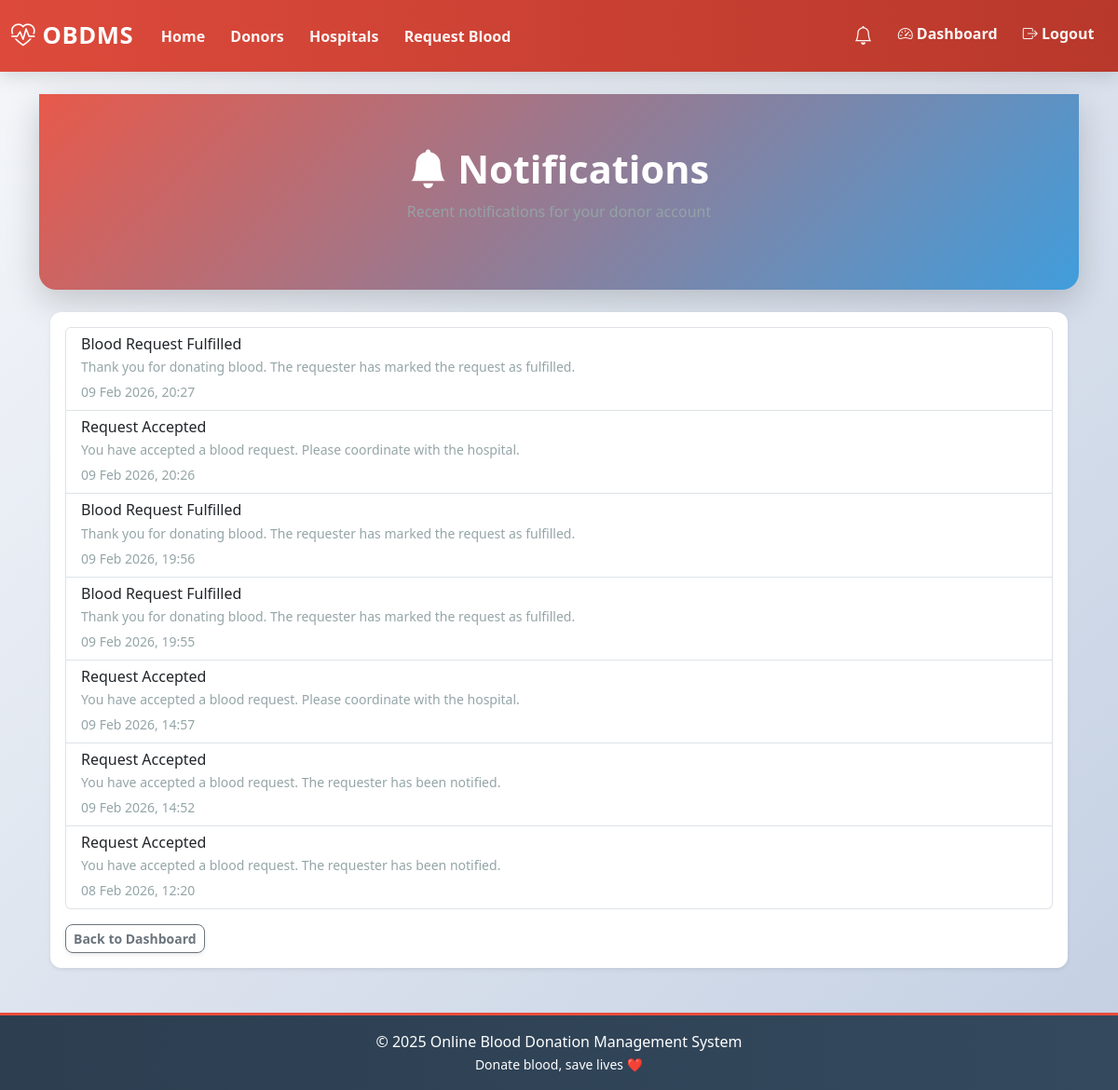
The app's page /donors/notifications/ (signed in) with its own data.
### donors/models.py (models this page shows, shortened)
class DonorNotification(models.Model):
    donor = models.ForeignKey(
        Donor,
        on_delete=models.CASCADE,
        related_name="notifications",
    )
    title = models.CharField(max_length=200)
    message = models.TextField()
    is_read = models.BooleanField(default=False)
    created_at = models.DateTimeField(auto_now_add=True)
    class Meta:
        ordering = ["-created_at"]

### donors/views.py (the view)
@login_required
def donor_notifications(request):
    donor = get_object_or_404(Donor, user=request.user)
    notifications = donor.notifications.all()
    notifications.filter(is_read=False).update(is_read=True)
    return render(
        request,
        "donor/notifications.html",
        {"notifications": notifications},
    )

### templates/donor/notifications.html (shortened to what this page needs)
{% extends "base.html" %}
{% block content %}
<div class="page-header mb-4">
  <h1><i class="bi bi-bell-fill"></i> Notifications</h1>
  <p class="text-muted">Recent notifications for your donor account</p>
</div>
<div class="container mb-5">
  <div class="card shadow-sm">
    <div class="card-body">
      {% if notifications %}
        <div class="list-group">
          {% for n in notifications %}
            <div class="list-group-item d-flex justify-content-between align-items-start">
              <div>
                <h6 class="mb-1">{{ n.title }}</h6>
                <p class="mb-1 text-muted small">{{ n.message }}</p>
                <small class="text-muted">{{ n.created_at|date:"d M Y, H:i" }}</small>
              </div>
            </div>
          {% endfor %}
        </div>
      {% else %}
        <div class="alert alert-info">No notifications.</div>
      {% endif %}
      <div class="mt-3">
        <a href="{% url 'donors:donor-dashboard' %}" class="btn btn-outline-secondary btn-sm">Back to Dashboard</a>
      </div>
    </div>
  </div>
</div>
{% endblock %}

### static/style.css (style rules this page uses)
:root { --primary-color: #e74c3c; --secondary-color: #3498db; --success-color: #27ae60; --warning-color: #f39c12; --danger-color: #e74c3c; --light-color: #ecf0f1; --dark-color: #2c3e50; --gradient-primary: linear-gradient(135deg, #e74c3c, #c0392b); --gradient-secondary: linear-gradient(135deg, #3498db, #2980b9); --gradient-success: linear-gradient(135deg, #27ae60, #229954); --shadow-sm: 0 2px 4px rgba(0,0,0,.08); --shadow-md: 0 6px 18px rgba(0,0,0,.12); --shadow-lg: 0 12px 36px rgba(0,0,0,.18); --transition: all .28s cubic-bezier(.4,0,.2,1); }
* { margin: 0; padding: 0; box-sizing: border-box; }
html, body { font-family: "Segoe UI", system-ui, sans-serif; background: linear-gradient(135deg, #f5f7fa, #c3cfe2); min-height: 100vh; color: var(--dark-color); }
.page-header, .hero { background: linear-gradient(135deg, rgba(231,76,60,.92), rgba(52,152,219,.92)); color: #fff; padding: 3.5rem 1.5rem; text-align: center; border-radius: 0 0 18px 18px; box-shadow: var(--shadow-lg); margin-bottom: 2rem; }
.page-header h1, .hero h1 { font-size: 2.6rem; font-weight: 800; }
.page-header p, .hero p { opacity: .95; }
.card { border: none; border-radius: 12px; box-shadow: var(--shadow-md); transition: var(--transition); overflow: hidden; }
.btn { border-radius: 8px; font-weight: 700; transition: var(--transition); box-shadow: var(--shadow-sm); }
.text-muted { color: #95a5a6 !important; }

### records on screen
DonorNotification: title "Blood Request Fulfilled", message "Thank you for donating blood. The requester has marked the request as fulfilled.", created_at "09 Feb 2026, 20:27"
DonorNotification: title "Request Accepted", message "You have accepted a blood request. Please coordinate with the hospital.", created_at "09 Feb 2026, 20:26"
DonorNotification: title "Blood Request Fulfilled", message "Thank you for donating blood. The requester has marked the request as fulfilled.", created_at "09 Feb 2026, 19:56"
DonorNotification: title "Blood Request Fulfilled", message "Thank you for donating blood. The requester has marked the request as fulfilled.", created_at "09 Feb 2026, 19:55"
DonorNotification: title "Request Accepted", message "You have accepted a blood request. Please coordinate with the hospital.", created_at "09 Feb 2026, 14:57"
DonorNotification: title "Request Accepted", message "You have accepted a blood request. The requester has been notified.", created_at "09 Feb 2026, 14:52"
DonorNotification: title "Request Accepted", message "You have accepted a blood request. The requester has been notified.", created_at "08 Feb 2026, 12:20"
